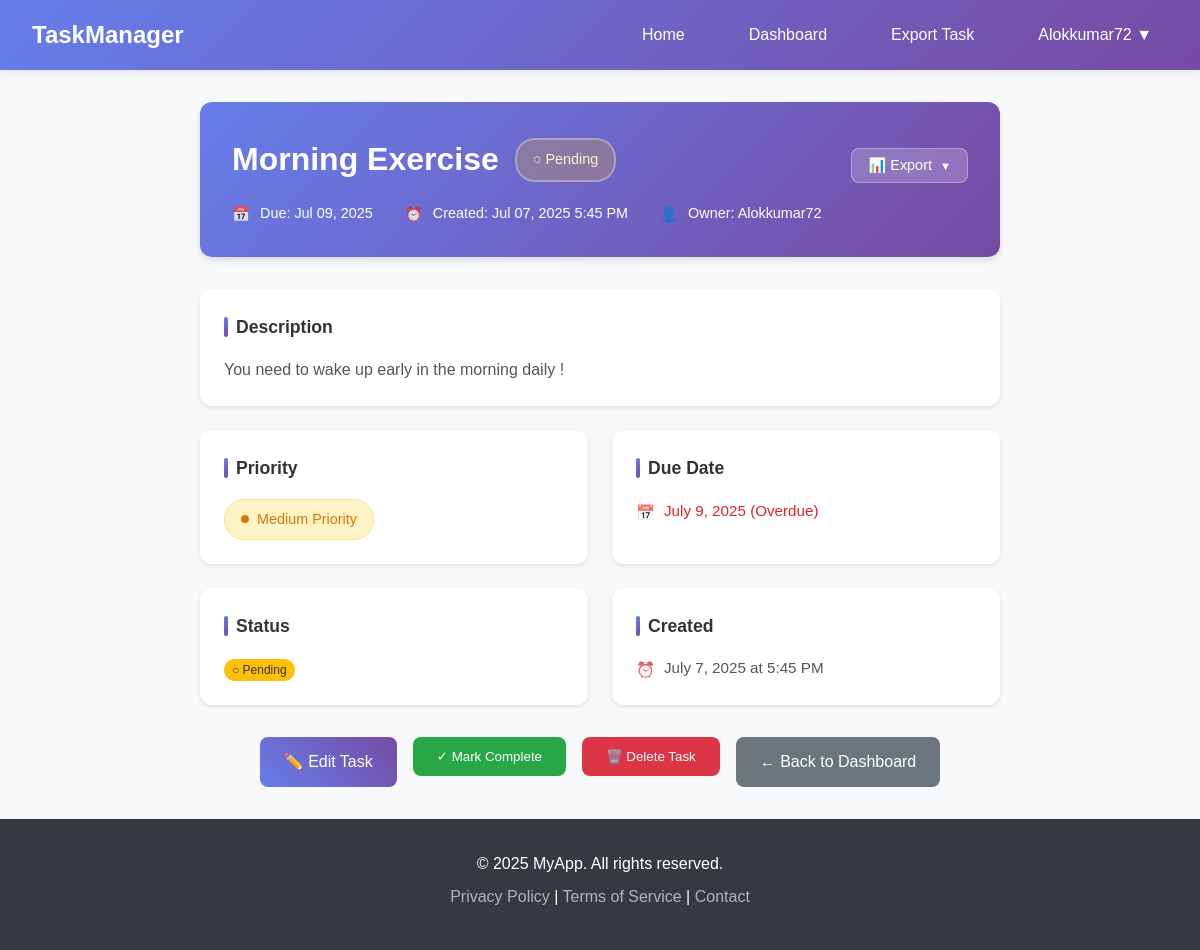
Screenshot of /doorway/detail/5/ (signed in) with the database file from the repository.
### doorway/models.py (models this page shows, shortened)
class Task(models.Model):
    PRIORITY_CHOICES = [
        ('Low', 'Low'),
        ('Medium', 'Medium'),
        ('High', 'High'),
    ]
    user = models.ForeignKey(User, on_delete=models.CASCADE, related_name='tasks', help_text="The user this task belongs to.")
    title = models.CharField(max_length=200, help_text="A short title for the task.")
    description = models.TextField(blank=True, help_text="Optional description of the task.")
    due_date = models.DateField(default=date.today, help_text="Select the due date for the task.")
    priority = models.CharField(max_length=10, choices=PRIORITY_CHOICES, default='Medium',help_text="Set the task priority: Low, Medium, or High.")
    is_completed = models.BooleanField(default=False, help_text="Mark as completed if the task is done.")
    created_at = models.DateTimeField(auto_now_add=True, help_text="Date and time when the task was created.")

### doorway/views.py (the view)
# urls.py: path('detail/<int:task_id>/', views.task_detail, name='task_detail'),
@login_required
def task_detail(request, task_id):
    task = get_object_or_404(Task, id=task_id, user=request.user)
    is_overdue = not task.is_completed and task.due_date < date.today()
    context = {
        'task': task,
        'is_overdue': is_overdue,
        'today': date.today(),
    }
    return render(request, 'doorway/task_detail.html', context)

### doorway/templates/doorway/task_detail.html (shortened to what this page needs)
{% extends 'doorway/base.html' %}
{% block content %}
<div class="task-detail-container">
    <div class="task-detail-header">
        <div class="task-detail-title">
            <div class="task-title-main">
                {{ task.title }}
                <span class="task-status-badge {% if task.is_completed %}status-completed{% else %}status-pending{% endif %}">
                    {% if task.is_completed %}✓ Completed{% else %}○ Pending{% endif %}
                </span>
            </div>
            <div class="task-export-options">
                <div class="export-dropdown">
                    <button class="export-btn" onclick="toggleExportDropdown()">
                        📊 Export <span style="font-size: 0.7rem;">▼</span>
                    </button>
                </div>
            </div>
        </div>
        <div class="task-detail-meta">
            <div class="meta-item">
                <span class="meta-icon">📅</span>
                <span>Due: {{ task.due_date|date:"M d, Y" }}</span>
            </div>
            <div class="meta-item">
                <span class="meta-icon">⏰</span>
                <span>Created: {{ task.created_at|date:"M d, Y g:i A" }}</span>
            </div>
            <div class="meta-item">
                <span class="meta-icon">👤</span>
                <span>Owner: {{ task.user.username }}</span>
            </div>
        </div>
    </div>
    <div class="task-detail-content">
        <div class="detail-card description-card">
            <h3>Description</h3>
            <div class="detail-value">
                {% if task.description %}
                    <div class="description-text">{{ task.description }}</div>
                {% else %}
                    <div class="empty-description">No description provided</div>
                {% endif %}
            </div>
        </div>
        <div class="detail-card">
            <h3>Priority</h3>
            <div class="detail-value">
                <span class="priority-indicator priority-{{ task.priority|lower }}">
                    <span class="priority-dot"></span>
                    {{ task.priority }} Priority
                </span>
            </div>
        </div>
        <div class="detail-card">
            <h3>Due Date</h3>
            <div class="detail-value">
                <div class="date-info">
                    <span class="meta-icon">📅</span>
                    <span class="{% if task.due_date < today and not task.is_completed %}date-overdue{% elif task.due_date == today %}date-today{% else %}date-future{% endif %}">
                        {{ task.due_date|date:"F j, Y" }}
                        {% if task.due_date < today and not task.is_completed %}
                            (Overdue)
                        {% elif task.due_date == today %}
                            (Due Today)
                        {% else %}
                            ({{ task.due_date|timeuntil }} remaining)
                        {% endif %}
                    </span>
                </div>
            </div>
        </div>
        <div class="detail-card">
            <h3>Status</h3>
            <div class="detail-value">
                {% if task.is_completed %}
                    <span class="badge badge-completed">✓ Completed</span>
                {% else %}
                    <span class="badge badge-{{ task.priority|lower }}">○ Pending</span>
                {% endif %}
            </div>
        </div>
        <div class="detail-card">
            <h3>Created</h3>
            <div class="detail-value">
                <div class="date-info">
                    <span class="meta-icon">⏰</span>
                    <span>{{ task.created_at|date:"F j, Y \a\t g:i A" }}</span>
                </div>
            </div>
        </div>
    </div>
    <div class="action-buttons">
        <a href="{% url 'doorway:update_task' task.id %}" class="btn-edit">
            ✏️ Edit Task
        </a>
        <form method="post" action="{% url 'doorway:toggle_task_completion' task.id %}" style="display: inline;">
            <button type="submit" class="btn-toggle {% if task.is_completed %}mark-incomplete{% endif %}">
                {% if task.is_completed %}
                    ↶ Mark Incomplete
                {% else %}
                    ✓ Mark Complete
                {% endif %}
            </button>
        </form>
        <form method="post" action="{% url 'doorway:delete_task' task.id %}" style="display: inline;" onsubmit="return confirm('Are you sure you want to delete this task?')">
            <button type="submit" class="btn-delete">
                🗑️ Delete Task
            </button>
        </form>
        <a href="{% url 'doorway:dashboard' %}" class="btn-back">
            ← Back to Dashboard
        </a>
    </div>
</div>
{% endblock %}

### doorway/templates/doorway/base.html (shortened to what this page needs)
<!DOCTYPE html>
<html lang="en">
<head>
</head>
<body>
    <header class="header">
        <nav class="navbar">
            <a href="{% url 'doorway:home' %}" class="logo">TaskManager</a>
            <ul class="nav-links">
                <li><a href="{% url 'doorway:home' %}" class="{% if request.resolver_match.url_name == 'home' %}active{% endif %}">Home</a></li>
                {% if user.is_authenticated %}
                    <li><a href="{% url 'doorway:dashboard' %}" class="{% if request.resolver_match.url_name == 'dashboard' %}active{% endif %}">Dashboard</a></li>
                    <li><a href="{% url 'doorway:export_options' %}" class="{% if request.resolver_match.url_name == 'export_options' %}active{% endif %}">Export Task</a></li>
                    <li class="user-menu">
                        <a href="#" class="user-link">{{ user.username }} ▼</a>
                    </li>
                {% else %}
                    <li><a href="{% url 'login' %}" class="{% if request.resolver_match.url_name == 'login' %}active{% endif %}">Login</a></li>
                    <li><a href="{% url 'doorway:signup' %}" class="{% if request.resolver_match.url_name == 'signup' %}active{% endif %}">Sign Up</a></li>
                {% endif %}
            </ul>
        </nav>
    </header>
    <main class="main-content">
        <div class="container">
            {% block content %}{% endblock %}
        </div>
    </main>
    <footer class="footer">
        <div class="container">
            <p>&copy; 2025 MyApp. All rights reserved.</p>
            <p>
                <a href="#">Privacy Policy</a> |
                <a href="#">Terms of Service</a> |
                <a href="#">Contact</a>
            </p>
        </div>
    </footer>
</body>
</html>

### doorway/templates/doorway/base.html (style rules this page uses)
* { margin: 0; padding: 0; box-sizing: border-box; }
body { font-family: 'Arial', sans-serif; line-height: 1.6; color: #333; background-color: #f8f9fa; }
.header { background: linear-gradient(135deg, #667eea 0%, #764ba2 100%); box-shadow: 0 2px 10px rgba(0, 0, 0, 0.1); position: sticky; top: 0; z-index: 1000; }
.navbar { display: flex; justify-content: space-between; align-items: center; padding: 1rem 2rem; max-width: 1200px; margin: 0 auto; }
.logo { font-size: 1.5rem; font-weight: bold; color: white; text-decoration: none; transition: color 0.3s ease; }
.nav-links { display: flex; list-style: none; gap: 2rem; }
.nav-links a { color: white; text-decoration: none; padding: 0.5rem 1rem; border-radius: 4px; transition: all 0.3s ease; font-weight: 500; }
.user-menu { position: relative; }
.main-content { min-height: calc(100vh - 140px); padding: 2rem 0; }
.container { max-width: 1200px; margin: 0 auto; padding: 0 1rem; }
.footer { background-color: #343a40; color: white; text-align: center; padding: 2rem 0; margin-top: auto; }
.footer p { margin-bottom: 0.5rem; }
.footer a { color: #adb5bd; text-decoration: none; }
.badge { padding: 0.25rem 0.5rem; border-radius: 12px; font-size: 0.75rem; font-weight: 500; color: white; }
.badge-medium { background: #ffc107; color: #333; }

### rows the page displays
Task: title "Morning Exercise", due_date "Jul 09, 2025", created_at "Jul 07, 2025 5:45 PM", user.username "Alokkumar72", description "You need to wake up early in the morning daily !", priority "Medium", due_date "July 9, 2025", created_at "July 7, 2025 at 5:45 PM"

### other values shown
{{ user.username }} "Alokkumar72"
